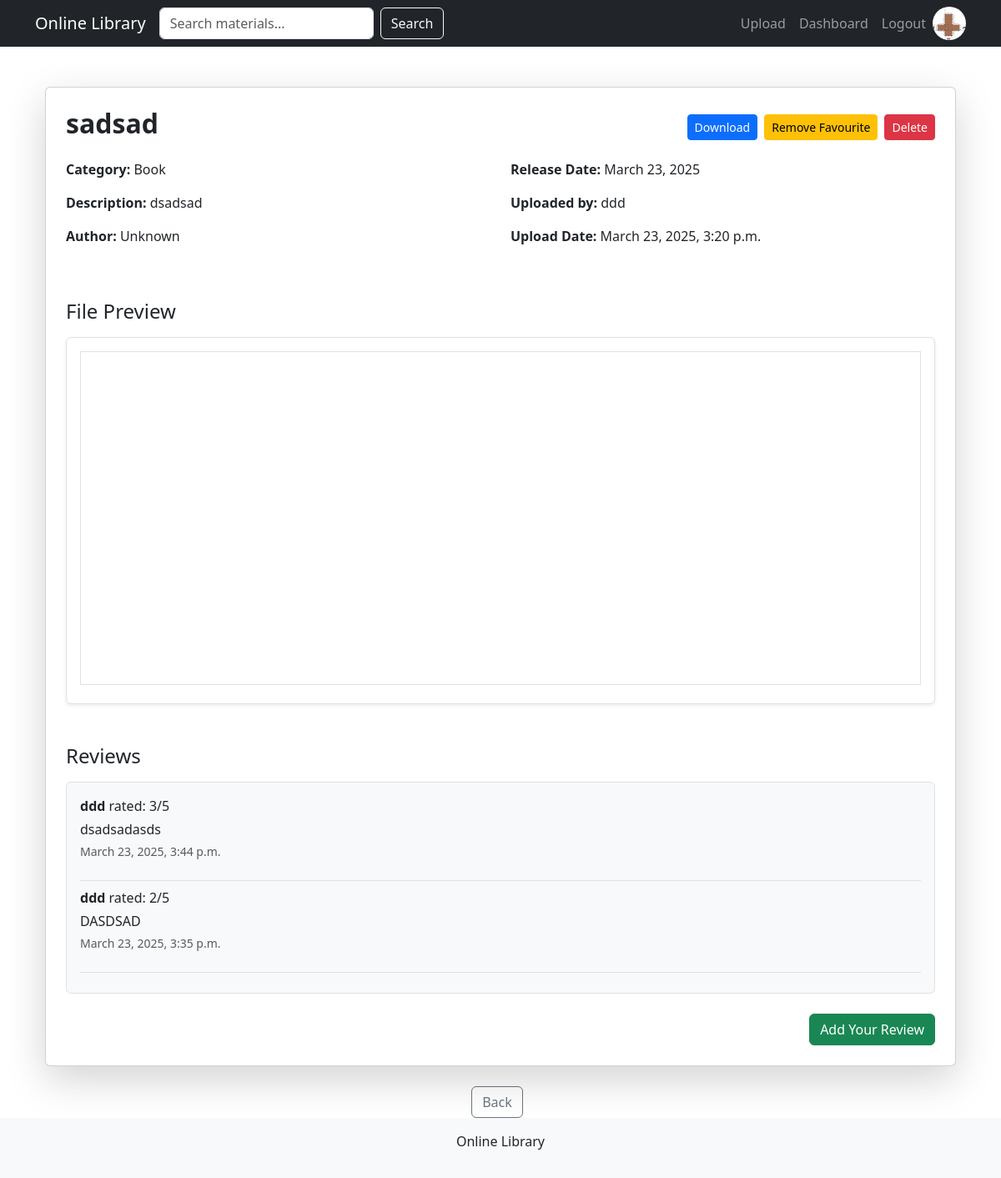
/materials/1/ (signed in), run on the app's committed database.
### library/models.py (models this page shows, shortened)
class UserProfile(models.Model):
    user = models.OneToOneField(User, on_delete=models.CASCADE, related_name='profile')
    favourites = models.ManyToManyField(Material, blank=True)
    picture = models.ImageField(upload_to='profile_images/', blank=True, null=True)
    bio = models.TextField(blank=True)
    birth_date = models.DateField(blank=True, null=True)

class Material(models.Model):
    title = models.CharField(max_length=255)
    description = models.TextField()
    category = models.CharField(max_length=20, choices=CATEGORY_CHOICES)
    file = models.FileField(upload_to='materials/')
    upload_date = models.DateTimeField(auto_now_add=True)
    uploaded_by = models.ForeignKey(User, on_delete=models.CASCADE)
    author = models.CharField(max_length=255, default="Unknown")
    release_date = models.DateField(default=date.today)

class Review(models.Model):
    user = models.ForeignKey(User, on_delete=models.CASCADE)
    material = models.ForeignKey('Material', related_name='reviews', on_delete=models.CASCADE)
    rating = models.IntegerField(choices=[(i, i) for i in range(1, 6)])
    comment = models.TextField()
    created_at = models.DateTimeField(auto_now_add=True)

### library/views.py (the view)
# urls.py: path('materials/<int:material_id>/', views.material_detail, name='material_detail'),
def material_detail(request, material_id):
    material = get_object_or_404(Material, id=material_id)
    reviews = material.reviews.all().order_by('-created_at')
    form = ReviewForm()
    print("Material File URL:", material.file.url if material.file else "No file uploaded")
    return render(request, 'library/material_detail.html', {
        'material': material,
        'reviews': reviews,
        'form': form
    })

### library/forms.py
class ReviewForm(forms.ModelForm):
    class Meta:
        model = Review
        fields = ['rating', 'comment']
        widgets = {
            'rating': forms.Select(attrs={'class': 'form-select'}),
            'comment': forms.Textarea(attrs={
                'class': 'form-control',
                'rows': 3,
                'placeholder': 'Write your review here...'
            }),
        }

### library/templates/library/material_detail.html (shortened to what this page needs)
{% extends 'library/base.html' %}
{% load static %}
{% block content %}
<div class="container mt-4">
    <div class="card shadow-lg p-4">
        <div class="d-flex justify-content-between align-items-center mb-3 flex-wrap">
          <h2 class="fw-bold">{{ material.title }}</h2>
          <div class="d-flex gap-2 mt-2 mt-md-0">
            {% if user.is_authenticated %}
              <a href="{% url 'download_material' material.id %}" class="btn btn-primary btn-sm">Download</a>
              <button id="favourite-btn" type="button" class="btn btn-warning btn-sm" data-material-id="{{ material.id }}">
                {% if material in user.profile.favourites.all %}
                  Remove Favourite
                {% else %}
                  Add Favourite
                {% endif %}
              </button>
            {% endif %}
            {% if user == material.uploaded_by or user.is_superuser %}
              <form method="POST" action="{% url 'delete_material' material.id %}" class="d-inline">
                <button type="submit" class="btn btn-danger btn-sm"
                  onclick="return confirm('Are you sure you want to delete this material?');">
                  Delete
                </button>
              </form>
            {% endif %}
          </div>
        </div>
        <div class="row mb-4">
          <div class="col-md-6">
            <p><strong>Category:</strong> {{ material.category }}</p>
            <p><strong>Description:</strong> {{ material.description }}</p>
            <p><strong>Author:</strong> {{ material.author|default:"Unknown" }}</p>
          </div>
          <div class="col-md-6">
            <p><strong>Release Date:</strong> {{ material.release_date }}</p>
            <p><strong>Uploaded by:</strong> {{ material.uploaded_by.username }}</p>
            <p><strong>Upload Date:</strong> {{ material.upload_date }}</p>
          </div>
        </div>
        <h4 class="mt-4 mb-3">File Preview</h4>
        <div class="border p-3 rounded bg-white shadow-sm">
          {% with file_ext=material.file.url|lower %}
            {% if ".pdf" in file_ext %}
              <iframe src="{{ material.file.url }}" width="100%" height="500px" class="border rounded"></iframe>
            {% elif ".mp4" in file_ext %}
              <video width="100%" controls class="rounded shadow">
                <source src="{{ material.file.url }}" type="video/mp4">
              </video>
            {% elif ".jpg" in file_ext or ".png" in file_ext or ".jpeg" in file_ext or ".gif" in file_ext %}
              <img src="{{ material.file.url }}" class="img-fluid rounded shadow" alt="Uploaded Image" />
            {% elif ".txt" in file_ext %}
              <iframe src="{% url 'txt_preview' material.id %}" width="100%" height="400px" class="border"></iframe>
            {% elif ".mp3" in file_ext or ".wav" in file_ext or ".ogg" in file_ext %}
              <audio controls class="w-100">
                <source src="{{ material.file.url }}" type="audio/{{ file_ext|slice:'-3:' }}">
              </audio>
            {% else %}
              <p class="text-danger">Unsupported file format.</p>
            {% endif %}
          {% endwith %}
        </div>
        <h4 class="mt-5 mb-3">Reviews</h4>
        <div id="review-section" class="bg-light p-3 rounded border">
          {% for review in reviews %}
            <div class="border-bottom pb-2 mb-2">
              <p class="mb-1"><strong>{{ review.user.username }}</strong> rated: {{ review.rating }}/5</p>
              <p class="mb-1">{{ review.comment }}</p>
              <p class="text-muted small">{{ review.created_at }}</p>
            </div>
          {% empty %}
            <p class="text-muted">No reviews yet. Be the first to review!</p>
          {% endfor %}
        </div>
        {% if user.is_authenticated %}
          <div class="text-end mt-4">
            <button class="btn btn-success" data-bs-toggle="modal" data-bs-target="#reviewModal">
              Add Your Review
            </button>
          </div>
        {% else %}
          <p class="mt-3"><a href="{% url 'login' %}">Log in</a> to add a review.</p>
        {% endif %}
    </div>
</div>
{% endblock %}

### library/templates/library/base.html (shortened to what this page needs)
<!DOCTYPE html>
<html lang="en">
{% load static %}
<head>
    <link rel="stylesheet" href="https://cdn.jsdelivr.net/npm/bootstrap@5.3.0/dist/css/bootstrap.min.css">
</head>
<body class="d-flex flex-column min-vh-100">
    {% if request.resolver_match.url_name not in 'login register' %}
        <nav class="navbar navbar-expand-lg navbar-dark bg-dark">
            <div class="container">
                <a class="navbar-brand" href="{% url 'home' %}">Online Library</a>
                <form class="d-flex" method="GET" action="{% url 'material_list' %}">
                    {% if request.resolver_match.url_name != 'home' %}
                        <input class="form-control me-2" type="search" name="q" placeholder="Search materials..." value="{{ request.GET.q }}">
                        <button class="btn btn-outline-light" type="submit">Search</button>
                    {% endif %}
                </form>
                <ul class="navbar-nav ms-auto">
                    {% if user.is_authenticated %}
                        <li class="nav-item"><a class="nav-link" href="{% url 'upload_material' %}">Upload</a></li>
                        <li class="nav-item"><a class="nav-link" href="{% url 'dashboard' %}">Dashboard</a></li>
                        <li class="nav-item"><a class="nav-link" href="{% url 'logout' %}">Logout</a></li>
                        {% if user.profile.picture %}
                            <img src="{{ user.profile.picture.url }}", alt="Profile Picture", style="width: 40px; height: 40px; border-radius: 50%;">
                        {% else %}
                            <img src="{% static 'images/default_profile_pic.jpg' %}" alt = "Default Avatar", style="width: 40px; height: 40px; border-radius: 50%;">
                        {% endif %}
                    {% endif %}
                </ul>
            </div>
        </nav>
    {% endif %}
    <main class="container flex-grow-1 mt-4">
        {% block content %}{% endblock %}
        {% if request.resolver_match.url_name != 'home' %}
            <div class="container text-center mt-4">
                <button class="btn btn-outline-secondary me-2" onclick="history.back()">Back</button>
            </div>
        {% endif %}
    </main>
    <footer class="bg-light text-center py-3 mt-auto">
        <p>Online Library</p>
    </footer>
</body>
</html>

### data on the page
Material: title "sadsad", category "Book", description "dsadsad", author "Unknown", release_date "March 23, 2025", uploaded_by.username "ddd", upload_date "March 23, 2025, 3:20 p.m."
Review: user.username "ddd", rating "3", comment "dsadsadasds", created_at "March 23, 2025, 3:44 p.m."
Review: user.username "ddd", rating "2", comment "DASDSAD", created_at "March 23, 2025, 3:35 p.m."
